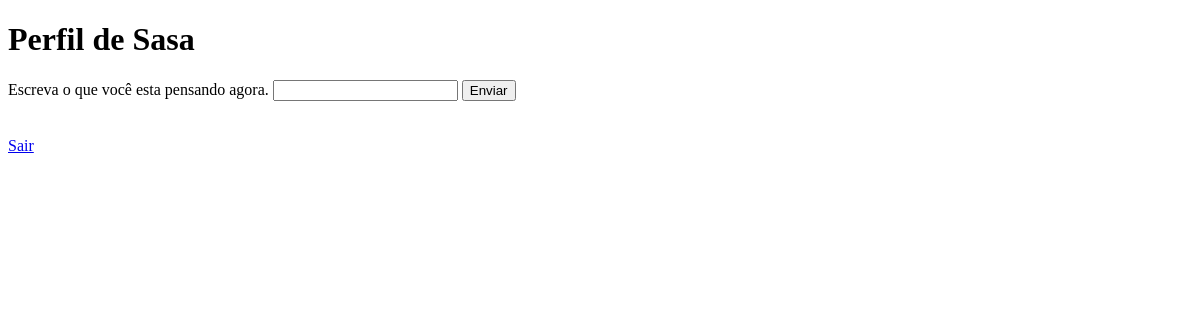
/perfil/2 (signed in), run on an earlier commit of the app's database.
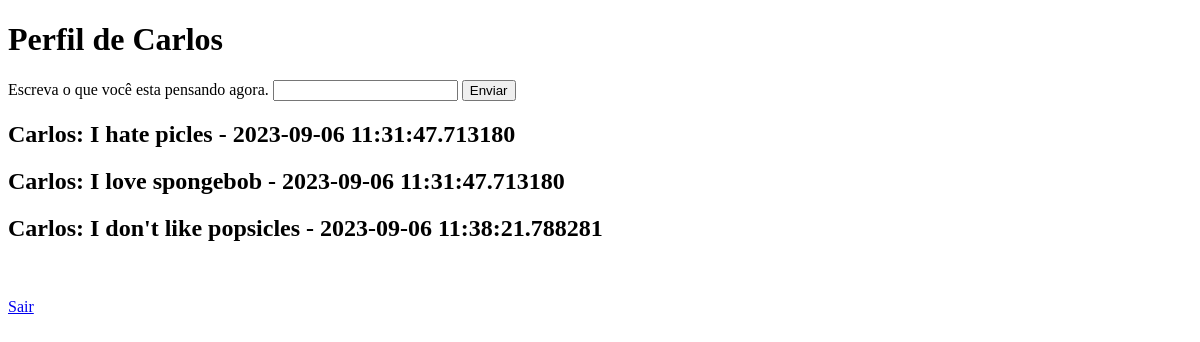
And on a later commit of the database.
### pynotes/models.py (models this page shows)
class Usuario(database.Model, UserMixin):
    id = database.Column(database.Integer, primary_key=True)
    username = database.Column(database.String, nullable=False)
    email = database.Column(database.String, nullable=False, unique=True)
    senha = database.Column(database.String, nullable=False)
    nota = database.relationship("Nota", backref="usuario", lazy=True)

class Nota(database.Model):
    id = database.Column(database.Integer, primary_key=True)
    nota = database.Column(database.String, default="Olá pyNotes 3.0")
    data_criacao = database.Column(database.DateTime, nullable=False, default=datetime.utcnow())
    id_usuario = database.Column(database.Integer, database.ForeignKey('usuario.id'),  nullable=False)

### pynotes/routes.py (the view)
@app.route('/perfil/<id_usuario>', methods=['GET', 'POST'])
@login_required
def perfil(id_usuario):
    form = Note()
    user = Usuario.query.get(int(id_usuario))
    if form.is_submitted():
        note = Nota(nota=form.texto.data, id_usuario=user.id, data_criacao=datetime.utcnow())
        database.session.add(note)
        database.session.commit()
    return render_template("perfil.html", user=user, form=form, notes=user.nota)

### pynotes/forms.py
class Note(FlaskForm):
    texto = StringField("Escreva o que você esta pensando agora.", validators=[DataRequired()])
    botao_confirmacao = SubmitField("Enviar")

### pynotes/models.py (called while the page is built)
@login_manager.user_loader
def load_user(user_id):
    return Usuario.query.get(int(user_id))

### pynotes/templates/perfil.html (shortened to what this page needs)
<!DOCTYPE html>
<html lang="pt-br">
<head>
</head>
<body>
    <h1>Perfil de {{user.username}}</h1>
    <form method="POST">
        {{form.texto.label()}}
        {{form.texto()}}
        {{form.botao_confirmacao()}}
    </form>
    {%for note in notes%}
    <h2>{{user.username}}: {{note.nota}} - {{note.data_criacao}}</h2>
    {% endfor %}
    <br><br>
    <a href="{{url_for('logout')}}">Sair</a>
</body>
</html>

What changed in the data, as far as the page shows it:
changed Usuario: username "Sasa" → "Carlos"
added Nota: {{ user.username }} "Carlos", nota "I hate picles", data_criacao "2023-09-06 11:31:47.713180"
added Nota: {{ user.username }} "Carlos", nota "I love spongebob", data_criacao "2023-09-06 11:31:47.713180"
added Nota: {{ user.username }} "Carlos", nota "I don't like popsicles", data_criacao "2023-09-06 11:38:21.788281"
